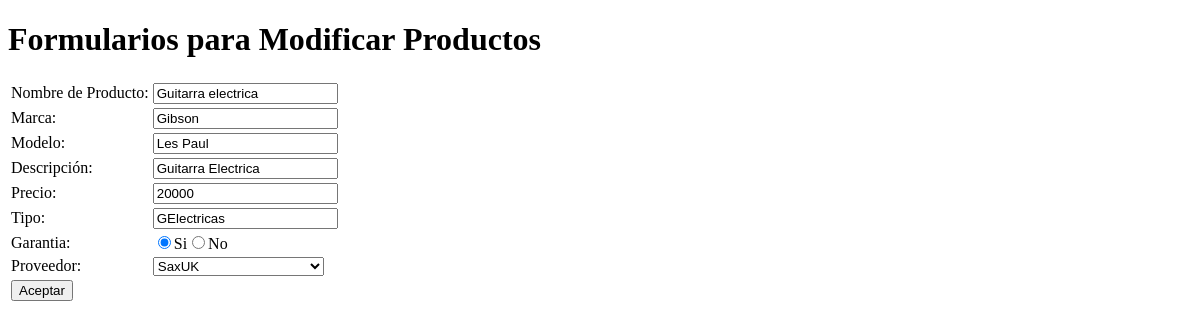
Page /formupdate/view/edit_producto.php?id=2 (signed in) on the earlier database version.
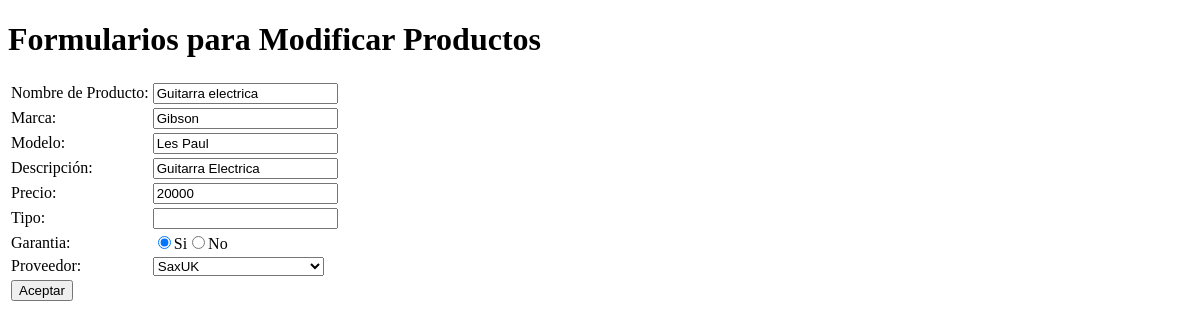
Same page on the later database version.
### tables this page shows
CREATE TABLE IF NOT EXISTS `productos` (
  `idproductos` int(11) NOT NULL AUTO_INCREMENT,
  `productosNombre` varchar(45) NOT NULL,
  `productosMarca` varchar(45) NOT NULL,
  `productosModelo` varchar(45) NOT NULL,
  `productosDescripcion` varchar(60) NOT NULL,
  `productosPrecio` double NOT NULL,
  `productosTipo` varchar(45) NOT NULL,
  `productosGarantia` tinyint(1) NOT NULL,
  `proveedor_idproveedor` int(11) NOT NULL,
  PRIMARY KEY (`idproductos`,`proveedor_idproveedor`),
  UNIQUE KEY `idproductos_UNIQUE` (`idproductos`),
  KEY `fk_productos_proveedor_idx` (`proveedor_idproveedor`)
);

### formupdate/lib/edit_lib.php (called while the page is built, shortened)
<?php
function selectProductoConID($idProducto)
{
	$sql = "SELECT *
			FROM productos WHERE idproductos = '$idProducto'";
		$producto = null;
		$result = mysql_query($sql);
		while ($row=mysql_fetch_object($result)){
			$producto = $row;
		}
		return $producto;
}
?>

### formulario/lib/formularios_lib.php (called while the page is built, shortened)
<?php
function drop_proveedores(){
$sql= "SELECT idproveedor, proveedorNombre
	FROM  proveedor " ;
	 	$proveedores= array();
		$result= mysql_query($sql);
		$i= 0;
		while ($row=mysql_fetch_object($result)){
			$proveedores[$i]= $row;
			$i++;
		}
		return $proveedores;
}
?>

### formupdate/view/edit_producto.php (the view, shortened to what this page needs)
<?php
require_once("../lib/edit_lib.php");
require_once('../../formulario/lib/formularios_lib.php');
$prodModif= selectProductoConID($_GET['id']);
?>
<!DOCTYPE html>
<html lang='es'>
<html>
<head>
<body>
	<h1>Formularios para Modificar Productos</h1>
	<table>
		<form name='UpdateProductos' action="../action/save_productosEdit.php" method='post' accept-charset='utf-8'>
			<tr><td>Nombre de Producto:</td><td>
				<input type='text' name='nombre' value=<?php echo "'".$prodModif->productosNombre."'"?>/></td></tr>
			<tr><td>Marca:</td><td>
				<input type='text' name='marca' value=<?php echo "'".$prodModif->productosMarca."'"?>/></td></tr>
			<tr><td>Modelo:</td><td>
				<input type='text' name='modelo' value=<?php echo "'".$prodModif->productosModelo."'"?>/></td></tr>
			<tr><td>Descripci&oacute;n:</td><td>
				<input type='text' name='descripcion' value=<?php echo "'".$prodModif->productosDescripcion."'"?>/></td></tr>
			<tr><td>Precio:</td><td><input type='text' name='precio' value=<?php echo "'".$prodModif->productosPrecio."'"?>/></td></tr>
			<tr><td>Tipo:</td><td><input type='text' name='tipo' value=<?php echo "'".$prodModif->productosTipo."'"?>/></td></tr>
			<tr><td>Garantia:</td>
				<?php
				if($prodModif->productosGarantia == 1){
				echo "<td><input type='radio' name='garantia' value='1' checked/>Si";
				echo "<input type='radio' name='garantia' value='0' />No</td>";
				} elseif ($prodModif->productosGarantia == 0){
					echo "<td><input type='radio' name='garantia' value='1'/>Si";
				echo "<input type='radio' name='garantia' value='0' checked/>No</td>";
				}else{
					echo "<td><input type='radio' name='garantia' value='1'/>Si";
				echo "<input type='radio' name='garantia' value='0' />No</td>";
				}
				?>
			</tr>
			<tr><td>Proveedor:</td><td>
				<select name='proveedor'>
					<?php
					$pro = drop_proveedores();
					foreach($pro as $key =>$prv){
						if ($prv->idproveedor == $prodModif->proveedor_idproveedor){
							echo "<option value ='{$prv->idproveedor}' selected>{$prv->proveedorNombre}</option>";}
						else{
							echo "<option value ='{$prv->idproveedor}'>{$prv->proveedorNombre}</option>";}
					}
					?>
				</select>
				</td>
			</tr>
			<tr><td><input type='submit'value='Aceptar'/></td></tr>
		</form>
	</table>
</body>

Differences in the rows shown:
changed productos "Guitarra electrica": tipo "GElectricas" → (not shown)
